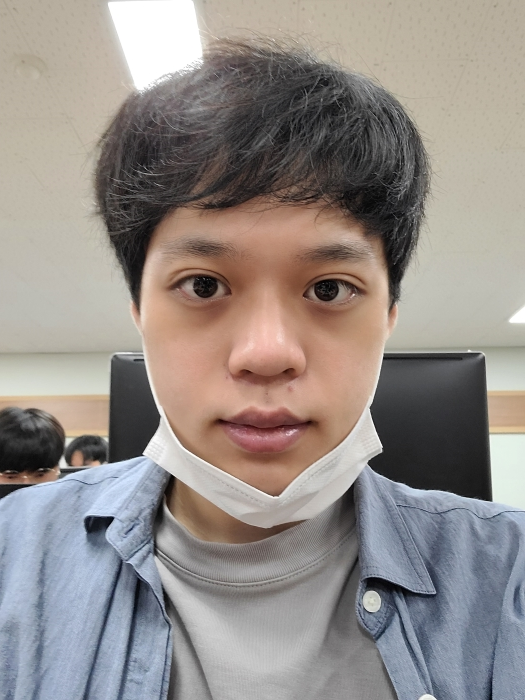
#> input picture image/jsw.jpg, 525 x 700 px
$ python Image_read.py
#> lines starting #> are read from the running program, lines starting #| are printed output that depends on the picture
import cv2

# 불러올 이미지 경로
image_file = "image/jsw.jpg"

# cv2.IMREAD_COLOR : 수정없이 원본 이미지 읽기
original = cv2.imread(image_file, cv2.IMREAD_COLOR)
#> original is the input picture: shape (700, 525, 3); mean B, G, R 136.9, 141, 148.1

# cv2.IMREAD_GRAYSCALE : 흑백사진으로 수정해서 이미지 읽기
gray = cv2.imread(image_file, cv2.IMREAD_GRAYSCALE)
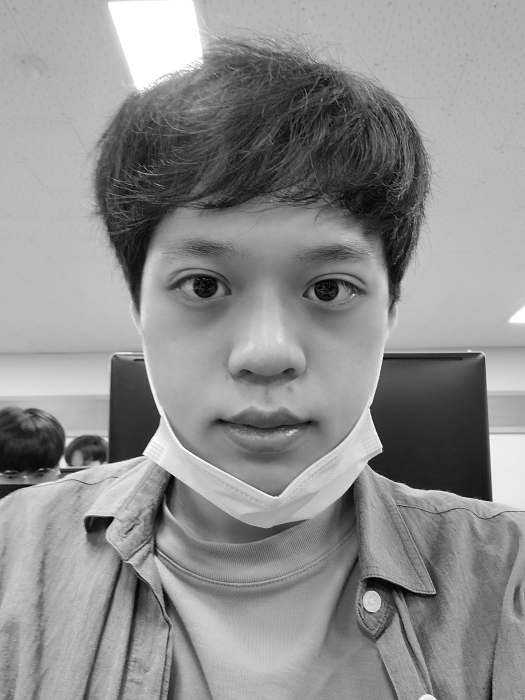
#> gray: shape (700, 525); min 1, max 255, mean 142.7

# cv2.IMREAD_UNCHANGED : 이미지 파일의 알파 채널(Alpha Cchannel)까지 포함해서 읽기
unchange = cv2.imread(image_file, cv2.IMREAD_UNCHANGED)
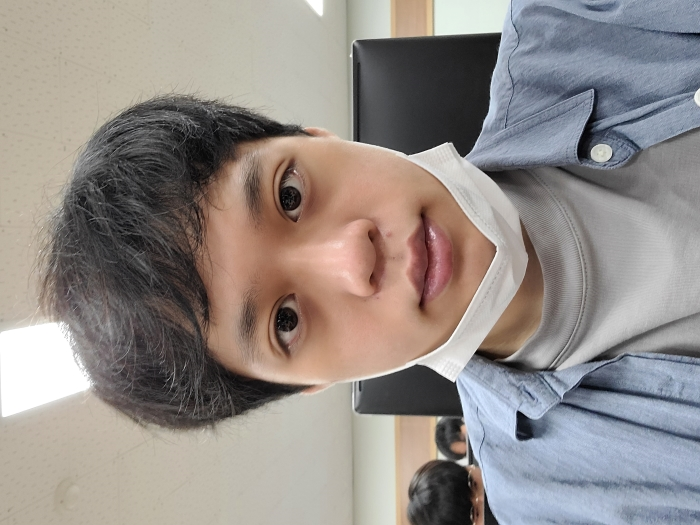
#> unchange: shape (525, 700, 3); mean B, G, R 136.9, 141, 148.1

# 이미지 보여주기
cv2.imshow("IMREAD_COLOR", original)
cv2.imshow("IMREAD_GRAYSCALE", gray)
cv2.imshow("IMREAD_UNCHANGED", unchange)

cv2.waitKey(0)
